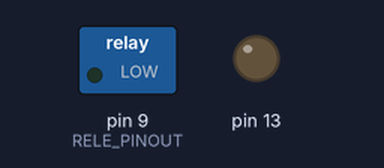
The sketch below on a simulated Arduino Uno, built with avr-gcc and run on an emulated ATmega328P. On the bench: switched loads named in the sketch (green lamp = pin HIGH), output pins drawn as LEDs (lit = HIGH). Wiring (inferred from the names in the program): DS1307 clock at I2C address 0x68. The local clock reads 2024-03-15 10:24:30 at power-on unless the sketch sets it.

Above: at 0.1 s.
At 1.1 s:
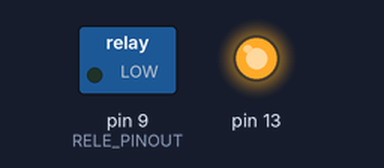
At 6.1 s:
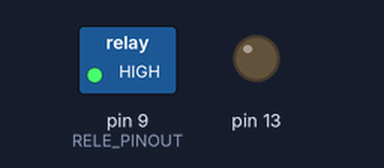
Timing chart, 0 to 7.6 s (numbered marks = the images above):
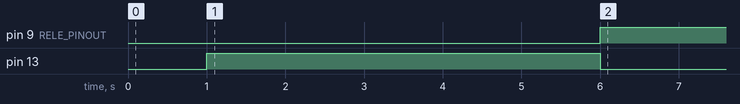

The sketch:

sketch.ino
```cpp
/**
 * Este programa é um software livre; você pode redistribuí-lo e/ou
 * modificá-lo dentro dos termos da Licença Pública Geral GNU como
 * publicada pela Fundação do Software Livre (FSF); na versão 2 da
 * Licença, ou (na sua opinião) qualquer versão.
 *
 * Este programa é distribuído na esperança de que possa ser útil,
 * mas SEM NENHUMA GARANTIA; sem uma garantia implícita de ADEQUAÇÃO a qualquer
 * MERCADO ou APLICAÇÃO EM PARTICULAR. Veja a
 * Licença Pública Geral GNU para maiores detalhes.
 *
 * Você deve ter recebido uma cópia da Licença Pública Geral GNU
 * junto com este programa, se não, escreva para a Fundação do Software
 * Livre(FSF) Inc., 51 Franklin St, Fifth Floor, Boston, MA  02110-1301  USA
 *
 * File: sketch.ino
 *
 * Author: Bruno Pitteli Gonçalves http://bruno.pitteli.com.br
 * Partners: SiNCORE Digital - https://sincore.digital
 *
 * Repository: https://github.com/scorninpc/arduino-clock-rele
 */

// Adiciona a lib para comunicação I2C com o DS1307
#include <Wire.h>
#include <RTClib.h>

// Configura o intervalo de horario de iluminação no formato Hi (8:30 = 830)
#define ILUMINACAO_INICIO 700
#define ILUMINACAO_FIM 1730

// Define o pino do rele
#define RELE_PINOUT 9

// Configura o RTC
int clockAddress = 0x68;
RTC_DS1307 RTC;
byte _second, _minute, _hour, _day, _week_day, _month, _year;

/**
 * Converte binario para decimal
 */
byte binToDec(byte val)
{
	return ((val/16*10) + (val%16));
}

/**
 * Atualiza as variaveis com os dados de tempo
 */
void getDateDs1307()
{
	// Reseta o ponteiro
	Wire.beginTransmission(clockAddress);
	Wire.write(byte(0x00));
	Wire.endTransmission();

	// Move o ponteiro
	Wire.requestFrom(clockAddress, 7);

	// Recupera os dados de tempo
	_second = binToDec(Wire.read() & 0x7f);
	_minute = binToDec(Wire.read());
	_hour = binToDec(Wire.read() & 0x3f);
	_week_day = binToDec(Wire.read());
	_day = binToDec(Wire.read());
	_month = binToDec(Wire.read());
	_year = binToDec(Wire.read());
}

/**
 * Configura o hardware
 */
void setup()
{
	// Espera 1s para iniciar, para facilitar o envio de novos códigos
	delay(1000);

	// Configura os pinos de saida
	pinMode(RELE_PINOUT, OUTPUT);
	pinMode(13, OUTPUT);

	// Inicia o wire
	Wire.begin();
	RTC.begin();

	// Inicia a porta serial
	Serial.begin(9600);

	// Seta o pino 13 para indicar que está esperando comando
	digitalWrite(13, HIGH);

	// Fica por 5s verificando se a porta serial está conectada
	// envie qualquer caractere para o serial para receber o horario atual do RTC
	Serial.setTimeout(5000);
	String command = Serial.readString();
	if(command.length() > 0) {
		// Recupera a data e hora do RTC
		getDateDs1307();

		Serial.print(_day);
		Serial.print('/');
		Serial.print(_month);
		Serial.print('/');
		Serial.print(_year);
		Serial.print(' ');
		Serial.print(_hour);
		Serial.print(':');
		Serial.print(_minute);
		Serial.print(':');
		Serial.println(_second);

		// seta o horario
		// @todo adicionar comando para setar a hora via serial
		//RTC.adjust(DateTime(2025, 11, 13, 19, 52, 0));
	}

	// Abaixa o pino, indicando termino do tempo para receber o comando de configuração
	digitalWrite(13, LOW);
}

/**
 * Looping principal
 */
void loop()
{
	// Cria o horario formatado
	getDateDs1307();
	int formated_time = (_hour * 100) + _minute;

	// Verifica se está no intervalo configurado
	if((formated_time >= ILUMINACAO_INICIO) && (formated_time < ILUMINACAO_FIM)) {
		// Ativa o rele
		digitalWrite(RELE_PINOUT, HIGH);
	}
	else {
		// Desliga o rele
		digitalWrite(RELE_PINOUT, LOW);
	}

	// Espera 1 segundo
	delay(1000);
}
```

Measured:
- by itself, pin 9 (RELE_PINOUT): LOW → HIGH at 6.0 s
